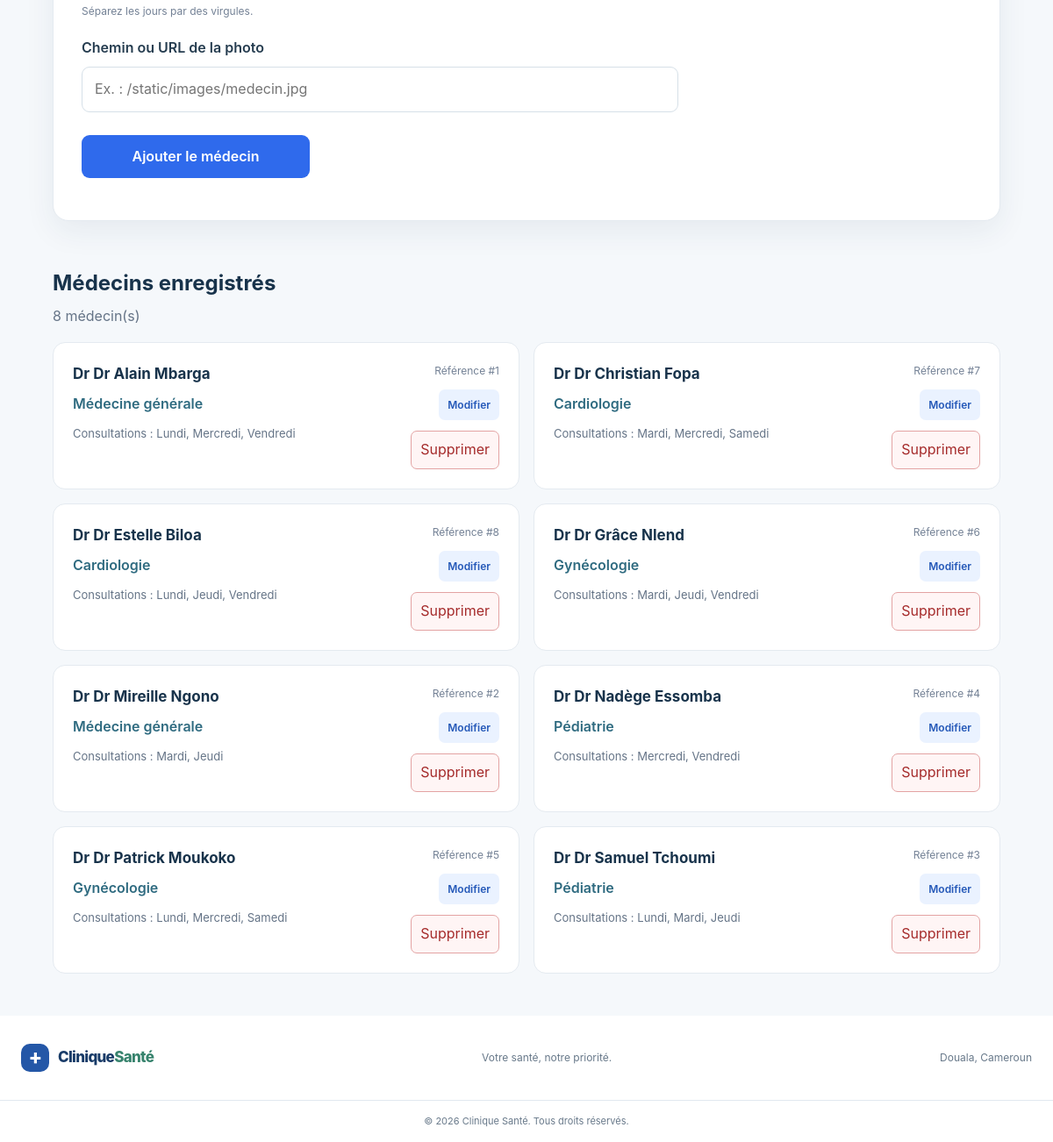
The page /admin/medecins (signed in, lower part) on the database as committed earlier.
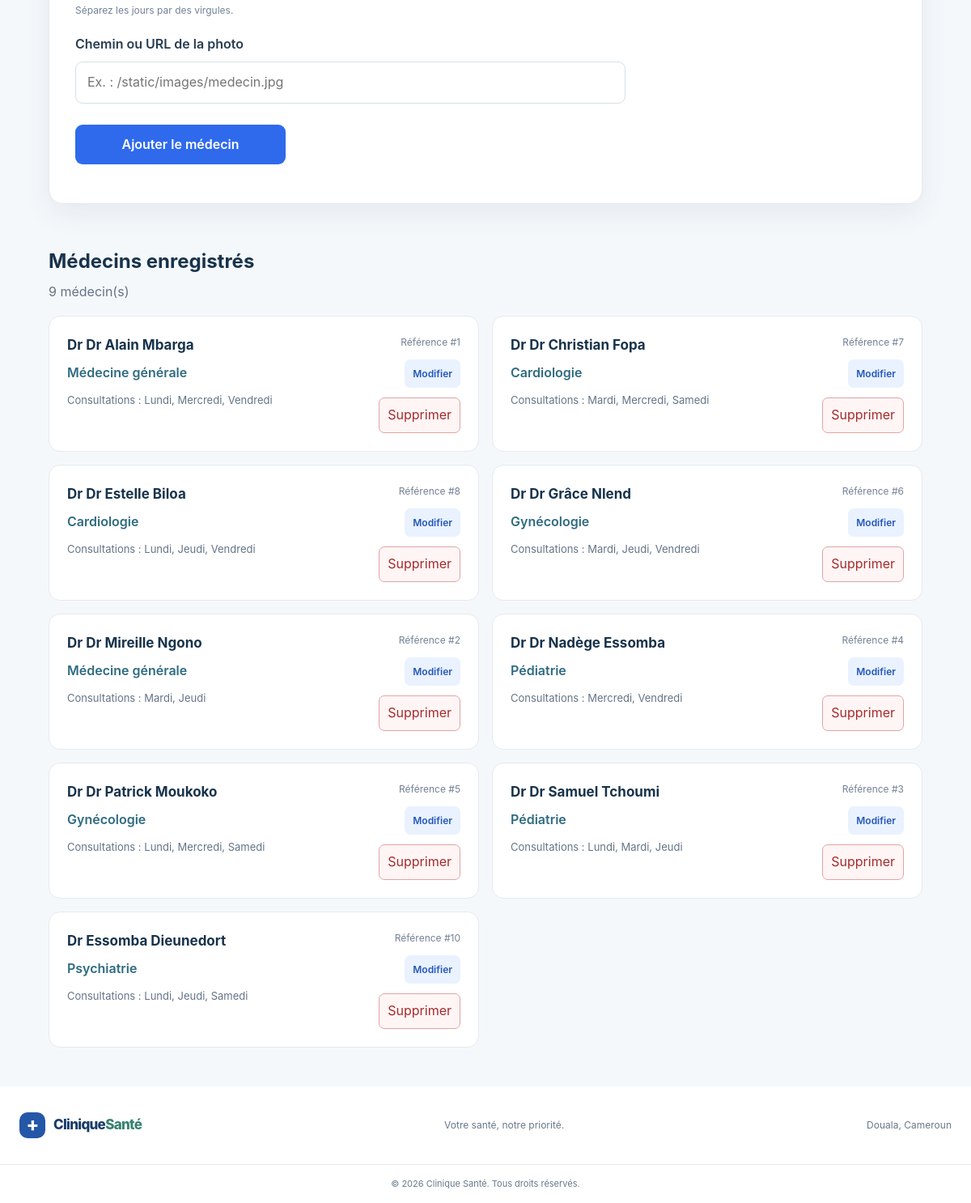
The same page on the database as committed later.
### tables this page shows
CREATE TABLE medecins (
    id INTEGER PRIMARY KEY AUTOINCREMENT,
    nom TEXT NOT NULL,
    specialite TEXT NOT NULL,
    photo TEXT,
    jours_consultation TEXT NOT NULL
);

### app.py (the view, shortened to what this page needs)
@app.route("/admin/medecins", methods=["GET", "POST"])
@administrateur_requis
def gestion_medecins():
    connexion = get_db()
    erreur = None
    confirmation = None
    medecins = connexion.execute(
        """
        SELECT id, nom, specialite, photo, jours_consultation
        FROM medecins
        ORDER BY nom
        """
    ).fetchall()
    return render_template(
        "admin/medecins.html",
        medecins=medecins,
        erreur=erreur,
        confirmation=confirmation,
    )

### app.py (called while the page is built)
def administrateur_requis(fonction):
    @wraps(fonction)
    def fonction_protegee(*args, **kwargs):
        if "administrateur_id" not in session:
            return redirect(url_for("connexion_admin"))
        return fonction(*args, **kwargs)
    return fonction_protegee

@app.teardown_appcontext
def fermer_connexion(exception=None):
    connexion = g.pop("connexion", None)
    if connexion is not None:
        connexion.close()

### database/db.py (called while the page is built)
def get_db():
    if "connexion" not in g:
        g.connexion = sqlite3.connect(CHEMIN_BASE)
        g.connexion.row_factory = sqlite3.Row
        g.connexion.execute("PRAGMA foreign_keys = ON")
    return g.connexion

### templates/admin/medecins.html (shortened to what this page needs)
{% extends "base.html" %}
{% block content %}
<section class="admin-dashboard">
    <div class="admin-welcome-card admin-doctor-form-card">
        <form method="POST" action="{{ url_for('gestion_medecins') }}">
            <div class="admin-field">
                <span class="admin-cell-secondary">
                    Séparez les jours par des virgules.
                </span>
            </div>
            <div class="admin-field">
                <label for="photo">Chemin ou URL de la photo</label>
                <input
                    type="text"
                    id="photo"
                    name="photo"
                    maxlength="255"
                    placeholder="Ex. : /static/images/medecin.jpg"
                >
            </div>
            <button class="admin-submit" type="submit">
                Ajouter le médecin
            </button>
        </form>
    </div>
    <div class="admin-list-heading">
        <div>
            <h2>Médecins enregistrés</h2>
            <p>{{ medecins|length }} médecin(s)</p>
        </div>
    </div>
    {% if medecins %}
        <div class="admin-doctor-list">
            {% for medecin in medecins %}
                <article class="admin-doctor-card">
                    <div>
                        <h3>Dr {{ medecin.nom }}</h3>
                        <p class="admin-doctor-specialty">
                            {{ medecin.specialite }}
                        </p>
                        <p class="admin-doctor-days">
                            Consultations : {{ medecin.jours_consultation }}
                        </p>
                    </div>
                    <div class="admin-doctor-actions">
                        <span class="admin-doctor-id">
                            Référence #{{ medecin.id }}
                        </span>
                        <a
                            class="admin-action-button admin-doctor-edit"
                            href="{{ url_for('modifier_medecin', medecin_id=medecin.id) }}"
                        >
                            Modifier
                        </a>
                        <form
                            method="POST"
                            action="{{ url_for('supprimer_medecin', medecin_id=medecin.id) }}"
                            onsubmit="return confirm('Voulez-vous vraiment supprimer ce médecin ? Cette action est définitive.');"
                        >
                            <button
                                type="submit"
                                class="admin-action-button admin-doctor-delete"
                            >
                                Supprimer
                            </button>
                        </form>
                    </div>
                </article>
            {% endfor %}
        </div>
    {% else %}
        <div class="admin-empty-state">
            <h2>Aucun médecin enregistré</h2>
            <p>Utilisez le formulaire ci-dessus pour ajouter le premier médecin.</p>
        </div>
    {% endif %}
</section>
{% endblock %}

Rows that differ between the two databases and show on the page:
added medecins: nom "Essomba Dieunedort", specialite "Psychiatrie", jours_consultation "Lundi, Jeudi, Samedi", id "10"
Other text that changed with them:
{{ medecins|length }}: "8" → "9"
